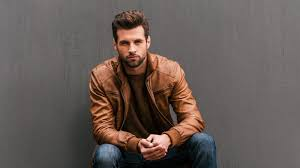
#> input picture images/img1.jpeg, 300 x 168 px
$ python face_detect.py
#> lines starting #> are read from the running program, lines starting #| are printed output that depends on the picture; after the words box and inside, x2 and y2 are one past the last pixel; in counts of white or black regions, pixels touching at a corner belong together
import cv2 as cv

img = cv.imread('./images/img1.jpeg')
#> img is the input picture: shape (168, 300, 3); mean B, G, R 85.8, 90.2, 101.2

gray = cv.cvtColor(img, cv.COLOR_BGR2GRAY)
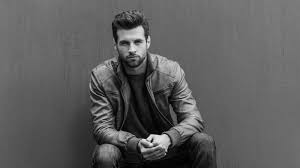
#> gray: shape (168, 300); min 0, max 238, mean 93.1

haar_cascade = cv.CascadeClassifier('./haar_face.xml')

faces_rect = haar_cascade.detectMultiScale(gray,scaleFactor=1.1,minNeighbors=3)
#> faces_rect = [[112, 28, 39, 39]]

print(f'Number of faces in image is {len(faces_rect)}')
#| Number of faces in image is 1

for (x,y,w,h) in faces_rect:
    cv.rectangle(img,(x,y),(x+w,y+h),255,thickness=2)
#> this loop made 1 pass
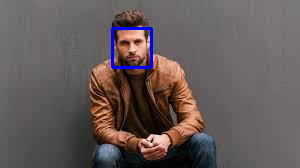
#> img: shape (168, 300, 3); 0.92% of pixels changed, all inside (x1, y1, x2, y2) = (111, 27, 153, 69)

cv.imshow('asd',img)

cv.waitKey(0)

$ run again, with images/img2.jpeg copied over images/img1.jpeg
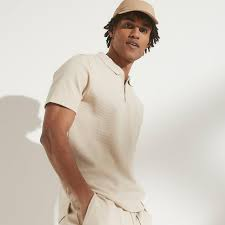
#> input picture images/img2.jpeg, 225 x 225 px
#> img is the input picture: shape (225, 225, 3); mean B, G, R 191.7, 201.9, 210.8
#> `gray = cv.cvtColor(img, cv.COLOR_BGR2GRAY)`:
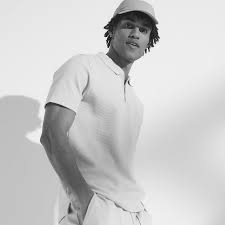
#> gray: shape (225, 225); min 2, max 255, mean 203.4
#> faces_rect = ()
#| Number of faces in image is 0

$ run again, with images/img3.jpeg copied over images/img1.jpeg
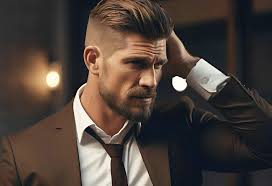
#> input picture images/img3.jpeg, 272 x 186 px
#> img is the input picture: shape (186, 272, 3); mean B, G, R 57.9, 64.4, 75.9
#> `gray = cv.cvtColor(img, cv.COLOR_BGR2GRAY)`:
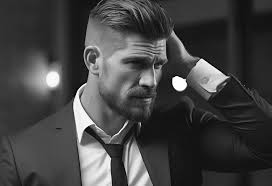
#> gray: shape (186, 272); min 0, max 255, mean 67.1
#> faces_rect = ()
#| Number of faces in image is 0

$ run again, with images/img4.jpeg copied over images/img1.jpeg
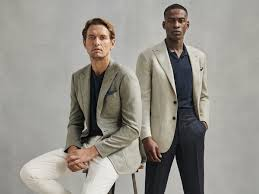
#> input picture images/img4.jpeg, 259 x 194 px
#> img is the input picture: shape (194, 259, 3); mean B, G, R 139.6, 146.5, 149.7
#> `gray = cv.cvtColor(img, cv.COLOR_BGR2GRAY)`:
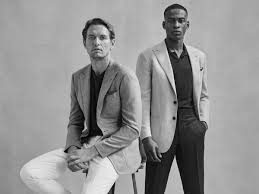
#> gray: shape (194, 259); min 0, max 249, mean 146.7
#> faces_rect = [[162, 9, 28, 28], [82, 25, 32, 32]]
#| Number of faces in image is 2
#> the loop `for (x,y,w,h) in faces_rect:` made 2 passes
#> after the loop `for (x,y,w,h) in faces_rect:`:
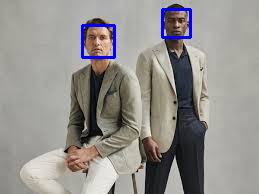
#> img: shape (194, 259, 3); 1.42% of pixels changed, all inside (x1, y1, x2, y2) = (81, 8, 192, 59)
